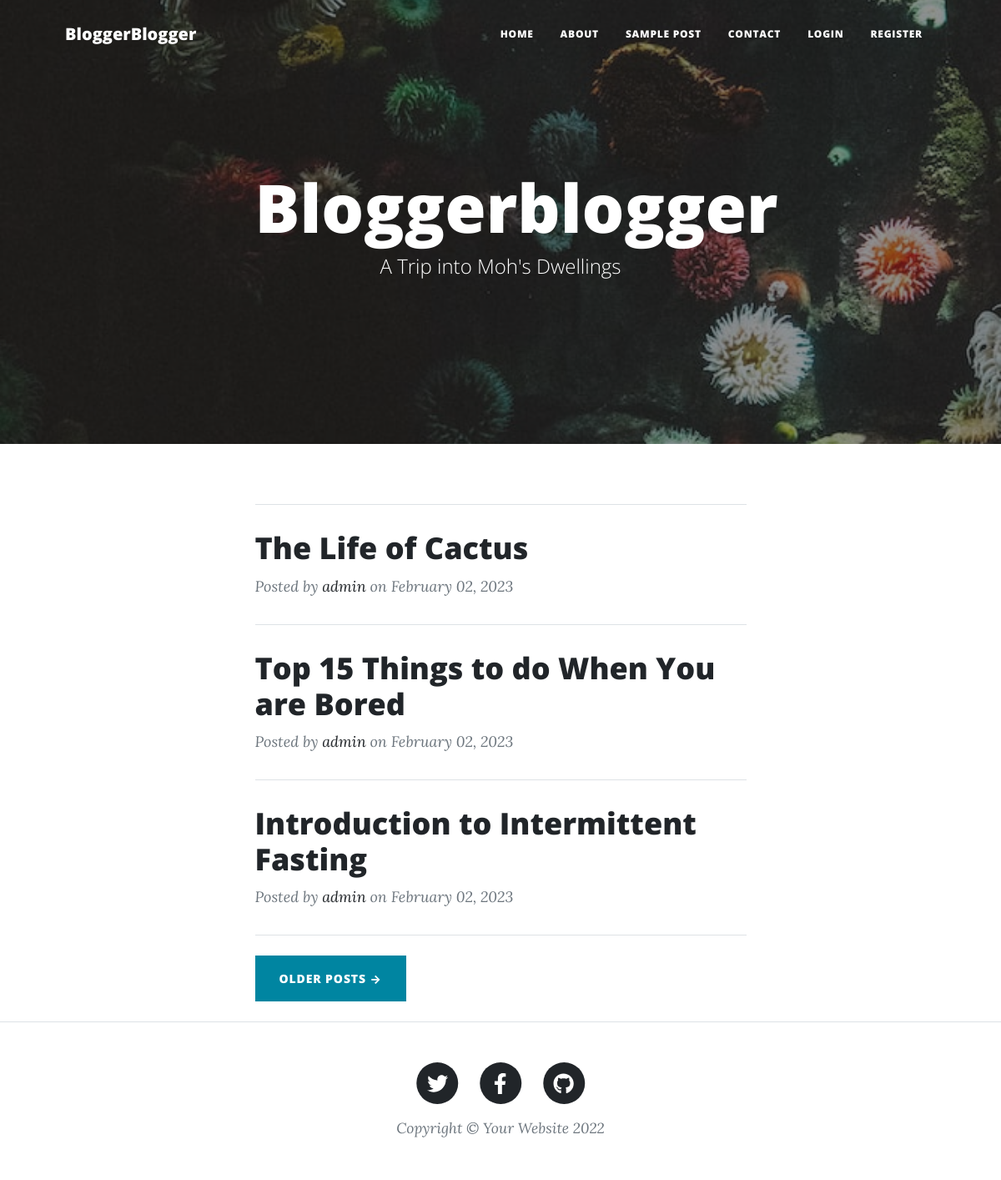
The page / on the database its author committed.
### main.py (models this page shows)
class BlogPost(db.Model):
    __tablename__ = "blog_post"
    id = db.Column(db.Integer, primary_key=True)
    user_id = db.Column(db.Integer, db.ForeignKey('users.id'))
    author = db.relationship("Users", back_populates="posts")
    title = db.Column(db.String(250), unique=True, nullable=False)
    subtitle = db.Column(db.String(250), nullable=False)
    date = db.Column(db.String(250), nullable=False)
    body = db.Column(db.Text, nullable=False)
    img_url = db.Column(db.String(250), nullable=False)
    comment = db.relationship("Comments", back_populates="blog_post")

class Users(db.Model, UserMixin):
    __tablename__ = 'users'
    id = db.Column(db.Integer, primary_key=True)
    email = db.Column(db.String, nullable=False, unique=True)
    password = db.Column(db.String, nullable=False)
    name = db.Column(db.String, nullable=False)
    posts = db.relationship("BlogPost", back_populates="author")
    comments = db.relationship("Comments", back_populates="user")
    code = db.relationship("Code", back_populates="user")

### main.py (the view)
@app.route('/')
def home():
    ADMIN = admin(current_user)
    all_post = db.session.query(BlogPost).all()
    return render_template("index.html", post=all_post, logged_in=current_user.is_authenticated, admin=ADMIN)

### main.py (called while the page is built)
def admin(current_user):
    if current_user.is_authenticated:
        if db.session.query(Users).filter_by(email=current_user.email).first().id == 1:
            return True
    else:
        return False

### templates/index.html (shortened to what this page needs)
<!DOCTYPE html>
<html lang="en">
<head>
    <link href="../static/css/styles.css" rel="stylesheet"/>
</head>
<body>
{%include['nav.html']%}
{%include['header.html']%}
<div class="container px-4 px-lg-5">
    <div class="row gx-4 gx-lg-5 justify-content-center">
        <div class="col-md-10 col-lg-8 col-xl-7">
            {%for blogpost in post %}
            <hr class="my-4"/>
            <div class="post-preview">
                <a href="{{url_for('blog_post', id=blogpost['id'])}}"><h2 class="post-title">{{blogpost['title']}}</h2>
                </a>
                <p class="post-meta">
                    Posted by
                    <a href="#!">{{blogpost.author.name}}</a>
                    <span>on {{blogpost['date']}}</span>
                </p>
            </div>
            {%endfor%}
            <hr class="my-4"/>
            <div class="d-flex justify-content-between mb-4">
                <a class="btn btn-primary text-uppercase" href="#!">Older Posts →</a>
            </div>
        </div>
    </div>
</div>
<footer class="border-top">
    <div class="container px-4 px-lg-5">
        <div class="row gx-4 gx-lg-5 justify-content-center">
            <div class="col-md-10 col-lg-8 col-xl-7">
                <ul class="list-inline text-center">
                    <li class="list-inline-item">
                        <a href="#!">
                                    <span class="fa-stack fa-lg">
                                        <i class="fas fa-circle fa-stack-2x"></i>
                                        <i class="fab fa-twitter fa-stack-1x fa-inverse"></i>
                                    </span>
                        </a>
                    </li>
                    <li class="list-inline-item">
                        <a href="#!">
                                    <span class="fa-stack fa-lg">
                                        <i class="fas fa-circle fa-stack-2x"></i>
                                        <i class="fab fa-facebook-f fa-stack-1x fa-inverse"></i>
                                    </span>
                        </a>
                    </li>
                    <li class="list-inline-item">
                        <a href="#!">
                                    <span class="fa-stack fa-lg">
                                        <i class="fas fa-circle fa-stack-2x"></i>
                                        <i class="fab fa-github fa-stack-1x fa-inverse"></i>
                                    </span>
                        </a>
                    </li>
                </ul>
                <div class="small text-center text-muted fst-italic">Copyright &copy; Your Website 2022</div>
            </div>
        </div>
    </div>
</footer>
</body>
</html>

### templates/nav.html (shortened to what this page needs)
<!DOCTYPE html>
<html lang="en">
<head>
</head>
<body>
<nav class="navbar navbar-expand-lg navbar-light" id="mainNav">
    <div class="container px-4 px-lg-5">
        <a class="navbar-brand" href="index.html">BloggerBlogger</a>
        <div class="collapse navbar-collapse" id="navbarResponsive">
            <ul class="navbar-nav ms-auto py-4 py-lg-0">
                <li class="nav-item"><a class="nav-link px-lg-3 py-3 py-lg-4" href="{{url_for('home')}}">Home</a></li>
                <li class="nav-item"><a class="nav-link px-lg-3 py-3 py-lg-4" href="{{url_for('about')}}">About</a></li>
                <li class="nav-item"><a class="nav-link px-lg-3 py-3 py-lg-4" href="{{url_for('blog_post', id=2)}}">Sample Post</a></li>
                <li class="nav-item"><a class="nav-link px-lg-3 py-3 py-lg-4" href="{{url_for('contact')}}">Contact</a></li>
                {%if not logged_in%}
                <li class="nav-item"><a class="nav-link px-lg-3 py-3 py-lg-4" href="{{url_for('login')}}">login</a></li>
                <li class="nav-item"><a class="nav-link px-lg-3 py-3 py-lg-4" href="{{url_for('register')}}">register</a></li>
                {%else%}
                 <li class="nav-item"><a class="nav-link px-lg-3 py-3 py-lg-4" href="{{url_for('log_out')}}">log out</a></li>
                {%endif%}
            </ul>
        </div>
    </div>
</nav>
</body>
</html>

### templates/header.html (shortened to what this page needs)
<!DOCTYPE html>
<html lang="en">
<head>
</head>
<body>
        <header class="masthead" style="background-image: url('/static/assets/img/home-bg.jpg')">
            <div class="container position-relative px-4 px-lg-5">
                <div class="row gx-4 gx-lg-5 justify-content-center">
                    <div class="col-md-10 col-lg-8 col-xl-7">
                        <div class="site-heading">
                            <h1 style="color:white;">Bloggerblogger</h1>
                            <span style="color:white;" class="subheading">A Trip into Moh's Dwellings</span>
                        </div>
                    </div>
                </div>
            </div>
        </header>
</body>
</html>

### rows shown on the page
BlogPost: title "The Life of Cactus", author.name "admin", date "February 02, 2023"
BlogPost: title "Top 15 Things to do When You are Bored", author.name "admin", date "February 02, 2023"
BlogPost: title "Introduction to Intermittent Fasting", author.name "admin", date "February 02, 2023"
